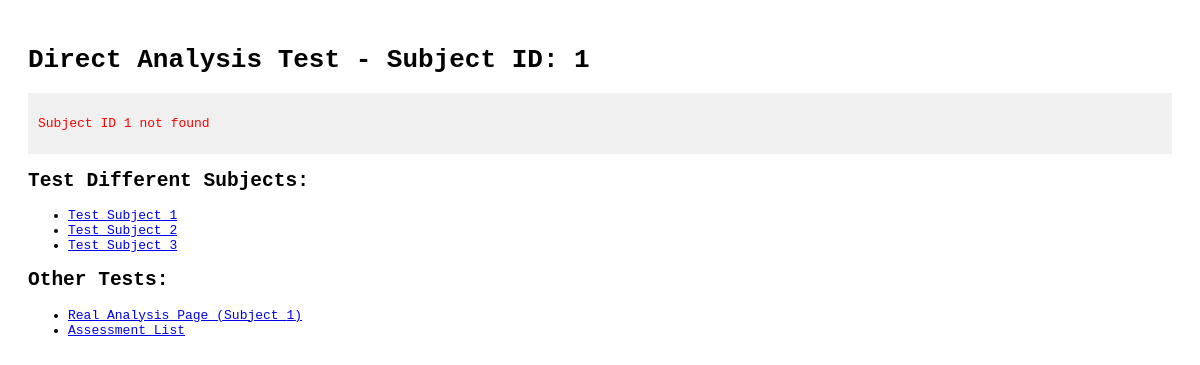
/direct_analysis_test.php (signed in), run on an earlier commit of the app's database.
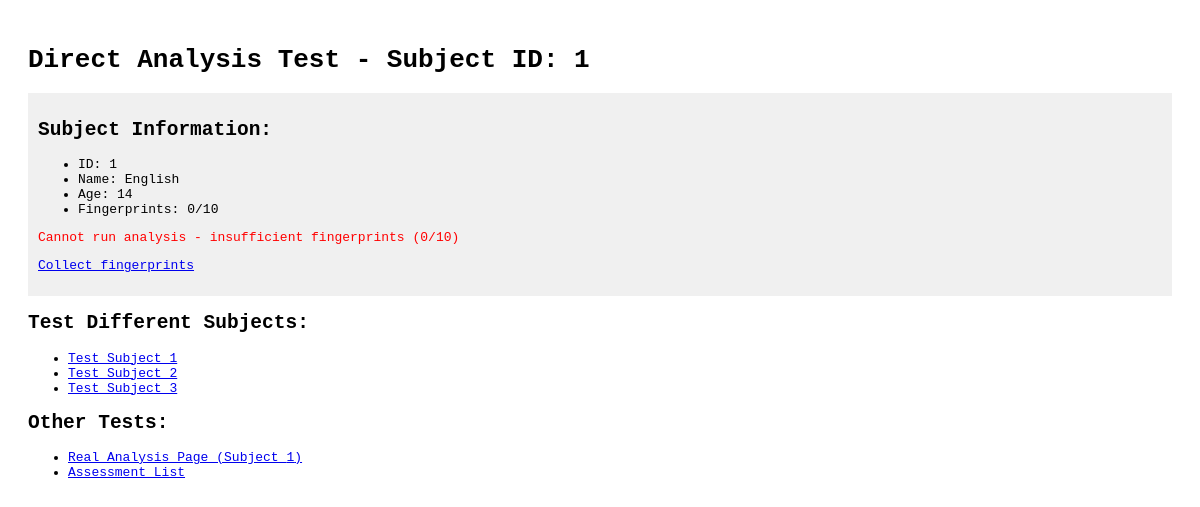
And on a later commit of the database.
### tables this page shows
CREATE TABLE `assessment_subjects` (
  `id` int(11) NOT NULL,
  `user_id` int(11) NOT NULL,
  `subject_name` varchar(100) NOT NULL,
  `date_of_birth` date NOT NULL,
  `gender` enum('male','female','other') NOT NULL,
  `age_at_assessment` int(11) NOT NULL,
  `parent_name` varchar(100) DEFAULT NULL,
  `contact_email` varchar(100) DEFAULT NULL,
  `contact_phone` varchar(15) DEFAULT NULL,
  `school_name` varchar(100) DEFAULT NULL,
  `grade_class` varchar(20) DEFAULT NULL,
  `created_at` timestamp NULL DEFAULT current_timestamp(),
  `updated_at` timestamp NULL DEFAULT current_timestamp() ON UPDATE current_timestamp()
);

### direct_analysis_test.php (the view, shortened to what the changed rows need)
<?php
$subjectId = $_GET['id'] ?? 1;
echo "<!DOCTYPE html>";
echo "<html><head><title>Direct Analysis Test</title>";
echo "</head><body>";
echo "<h1>Direct Analysis Test - Subject ID: $subjectId</h1>";
echo "<div style='background:#f0f0f0;padding:10px;margin:10px 0;'>";
if ($_SERVER['REQUEST_METHOD'] === 'POST' && isset($_POST['run_analysis'])) {
    echo "<h2>Analysis Process:</h2>";
    try {
        echo "<p class='info'>Step 1: Creating database connection...</p>";
        flush();
        $database = new Database();
        $conn = $database->getConnection();
        echo "<p class='success'>✓ Database connected</p>";
        flush();
        echo "<p class='info'>Step 2: Checking subject exists...</p>";
        flush();
        $stmt = $conn->prepare("SELECT * FROM assessment_subjects WHERE id = ?");
        $stmt->execute([$subjectId]);
        $subject = $stmt->fetch();
        if (!$subject) {
            echo "<p class='error'>✗ Subject ID $subjectId not found</p>";
            exit();
        }
        echo "<p class='success'>✓ Subject found: " . htmlspecialchars($subject['subject_name']) . "</p>";
        flush();
        echo "<p class='info'>Step 3: Checking fingerprint data...</p>";
        flush();
        $stmt = $conn->prepare("SELECT COUNT(*) FROM fingerprint_data WHERE subject_id = ?");
        $stmt->execute([$subjectId]);
        $fingerprintCount = $stmt->fetchColumn();
        echo "<p class='success'>✓ Fingerprints found: $fingerprintCount/10</p>";
        flush();
        if ($fingerprintCount < 8) {
            echo "<p class='error'>✗ Insufficient fingerprints. Need at least 8, found $fingerprintCount</p>";
            echo "<p><a href='assessments/fingerprint_collection.php?id=$subjectId'>Collect more fingerprints</a></p>";
            exit();
        }
        echo "<p class='info'>Step 4: Creating AssessmentEngine...</p>";
        flush();
        $assessmentEngine = new AssessmentEngine($database);
        echo "<p class='success'>✓ AssessmentEngine created</p>";
        flush();
        echo "<p class='info'>Step 5: Starting analysis...</p>";
        flush();
        $startTime = microtime(true);
        $result = $assessmentEngine->performAnalysis($subjectId);
        $endTime = microtime(true);
        $executionTime = round($endTime - $startTime, 2);
        echo "<p class='success'>✓ Analysis completed in {$executionTime} seconds</p>";
        flush();
        if ($result['success']) {
            echo "<p class='success'>✓ Analysis successful!</p>";
            echo "<h3>Results:</h3>";
            echo "<ul>";
            echo "<li>Intelligence scores: " . count($result['intelligence_scores']) . " types</li>";
            echo "<li>Personality: " . $result['personality_profile']['primary_type'] . "</li>";
            echo "<li>Brain dominance: " . $result['brain_dominance']['dominance_type'] . "</li>";
            echo "<li>Learning style: " . $result['learning_styles']['primary_style'] . "</li>";
            echo "</ul>";
            echo "<p><a href='assessments/report.php?id=$subjectId'>View Report</a></p>";
        } else {
            echo "<p class='error'>✗ Analysis failed: " . ($result['error'] ?? 'Unknown error') . "</p>";
        }
    } catch (Exception $e) {
        echo "<p class='error'>✗ EXCEPTION: " . $e->getMessage() . "</p>";
        echo "<p class='error'>File: " . $e->getFile() . "</p>";
        echo "<p class='error'>Line: " . $e->getLine() . "</p>";
        echo "<pre>" . $e->getTraceAsString() . "</pre>";
    }
} else {
    try {
        $database = new Database();
        $conn = $database->getConnection();
        $stmt = $conn->prepare("SELECT * FROM assessment_subjects WHERE id = ?");
        $stmt->execute([$subjectId]);
        $subject = $stmt->fetch();
        if ($subject) {
            $stmt = $conn->prepare("SELECT COUNT(*) FROM fingerprint_data WHERE subject_id = ?");
            $stmt->execute([$subjectId]);
            $fingerprintCount = $stmt->fetchColumn();
            echo "<h2>Subject Information:</h2>";
            echo "<ul>";
            echo "<li>ID: " . $subject['id'] . "</li>";
            echo "<li>Name: " . htmlspecialchars($subject['subject_name']) . "</li>";
            echo "<li>Age: " . $subject['age_at_assessment'] . "</li>";
            echo "<li>Fingerprints: $fingerprintCount/10</li>";
            echo "</ul>";
            if ($fingerprintCount >= 8) {
                echo "<form method='POST'>";
                echo "<button type='submit' name='run_analysis' style='padding:10px 20px;font-size:16px;'>Run Direct Analysis Test</button>";
                echo "</form>";
            } else {
                echo "<p class='error'>Cannot run analysis - insufficient fingerprints ($fingerprintCount/10)</p>";
                echo "<p><a href='assessments/fingerprint_collection.php?id=$subjectId'>Collect fingerprints</a></p>";
            }
        } else {
            echo "<p class='error'>Subject ID $subjectId not found</p>";
        }
    } catch (Exception $e) {
        echo "<p class='error'>Database error: " . $e->getMessage() . "</p>";
    }
}
echo "</div>";
echo "<h2>Test Different Subjects:</h2>";
echo "<h2>Other Tests:</h2>";
echo "</body></html>";
?>

What changed in the data, as far as the page shows it:
added assessment_subjects: id "1", subject_name "English", age_at_assessment "14"
Also different on the page:
$fingerprintCount: (not shown) → "0"
$subjectId: "1" → (not shown)
text no longer shown: "Subject ID not found"
text now shown: "Subject Information: ID: Name: Age: Fingerprints: /10 Cannot run analysis - insufficient fingerprints ( /10) Collect fingerprints"
